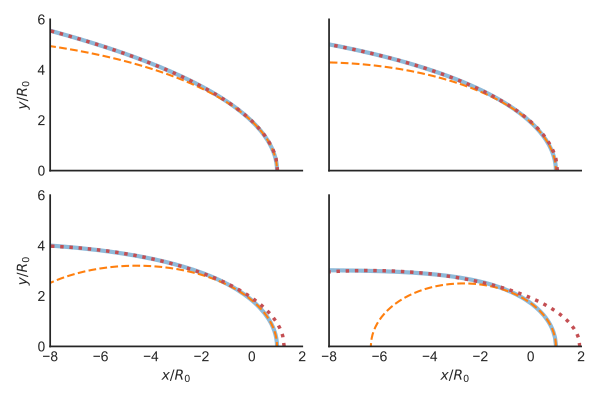

Write Python code to recreate this figure.
import sys
import numpy as np
from scipy.interpolate import interp1d
from matplotlib import pyplot as plt
import seaborn as sns
from astropy.table import Table
import astropy.modeling.fitting
from astropy.modeling.models import custom_model
from astropy.modeling.fitting import LevMarLSQFitter
sys.path.append('../conic-projection')
from conproj_utils import Conic

@custom_model
def conic_y_x(x, x0=-3.0, a=5.0, b=3.0):
    return b*np.sqrt(1.0 - ((x - x0)/a)**2)

fit = LevMarLSQFitter()

figfile = sys.argv[0].replace('.py', '.pdf')
sns.set_style('white')
sns.set_color_codes()

fig, axes = plt.subplots(2, 2, sharex=True, sharey=True, figsize=(6, 4))

alphas = [1.0/4.0, 1.0/2.0, 1.0, 2.0]
results = {'alpha': [0.0] + alphas, 'Rc': [2.0], 'R90': [2.0]}
for alpha, ax in zip(alphas, axes.flat):
    astring = f'-alpha{int(100*alpha):03d}.tab'
    t = Table.read('dust-couple-stream' + astring, format='ascii.tab')
    dth = np.pi/len(t)
    theta = t['theta'] + 0.5*dth
    # Mask to select only the near-apex region
    m = np.degrees(theta) <= 30.0
    # Reflect through origin to ensure an even function
    thth = np.concatenate([-theta[m][::-1], theta[m]])
    RR = np.concatenate([t['R'][m][::-1], t['R'][m]])
    # Fit polynomial to find R0 and Rc
    a, b, c = np.polyfit(thth, RR, deg=2)
    assert(b == 0.0, 'Linear term should be non-zero, but is not')
    R0 = c
    Rc = 1.0/(1.0 - 2.0*a/c)

    # Find R90 by linear interpolation
    f = interp1d(theta, t['R'], kind='linear')
    R90 = f(0.5*np.pi)/R0
    results['Rc'].append(Rc)
    results['R90'].append(R90)

    R_bow = t['R']/R0
    x_bow = R_bow*np.cos(theta)
    y_bow = R_bow*np.sin(theta)

    # Define the head-fit conic section that corresponds to (Rc, R90)
    arg = 2*Rc - R90**2
    thc = np.sign(arg)*np.arctan(np.sqrt(np.abs(arg)))
    head_conic = Conic(A=Rc, th_conic=np.degrees(thc))
    t = head_conic.make_t_array()
    x_head = head_conic.x(t)
    y_head = head_conic.y(t)


    # Now find a tail-fit conic
    mtail = (x_bow < -1.0) & (x_bow > -8.0)

    # Try a more direct approach: fit hyperbola with LM
    model = conic_y_x()
    best_model = fit(model, x_bow[mtail], y_bow[mtail])
    print(best_model.a, best_model.b, best_model.x0)
    r0_tail = best_model.a.value + best_model.x0.value

    # # Add the other branch of the tail
    # xx = np.concatenate([x_bow[mtail][::-1], x_bow[mtail]])
    # yy = np.concatenate([-y_bow[mtail][::-1], y_bow[mtail]])
    # # This is reverse polynomial: x(y)
    # tail_coeffs = np.polyfit(yy, xx, deg=2)
    # assert(tail_coeffs[1] == 0.0, tail_coeffs)
    # ptail = np.poly1d(tail_coeffs)

    x_tail = np.linspace(r0_tail, -10.0, 200)
    y_tail = best_model(x_tail)

    ax.plot(x_bow, y_bow, lw=3, alpha=0.5)
    ax.plot(x_head, y_head, ls='--')
    ax.plot(x_tail, y_tail, ls=':', lw=2.5, color='r')
    ax.set_aspect('equal', adjustable='box-forced')

for ax in axes[-1, :]:
    ax.set(xlim=[-8, 2], xlabel='$x/R_0$')

for ax in axes[:, 0]:
    ax.set(ylim=[0, 6], ylabel='$y/R_0$')

# print(results)
#     ax.plot(theta, R, label=fr"${alpha:.2f}$")

# ax.legend(title=r"$\alpha_\mathrm{drag}$")
# ax.axhline(2.0, color='k', alpha=0.3, lw=1)
# ax.axvline(90.0, color='k', alpha=0.3, lw=1)
# ax.set(xlim=[0.0, 180.0], ylim=[0.0, 14.0],
#        xlabel=r'$\theta$', ylabel=r'$R$')

sns.despine()
fig.tight_layout()
fig.savefig(figfile, dpi=300)
print(figfile, end='')
